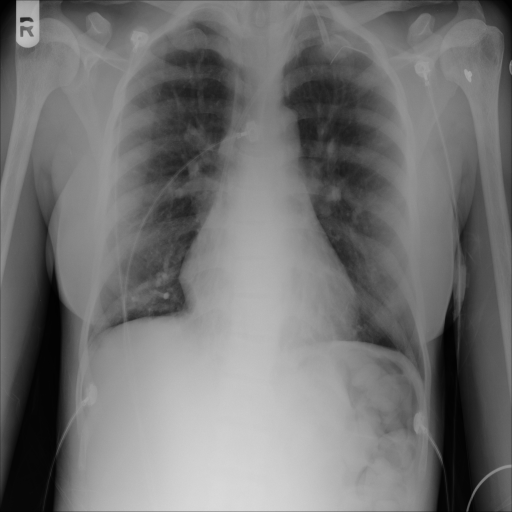
#> input picture reports/failure_catalogue_images/artifact_FN_BORDER_00004006_016.png, 1024 x 1024 px (shown at 1/2 size)
$ python -i quality_utils.py   (imports and definitions only)   (older library calls are emulated)
#> lines starting #> are read from the running program, lines starting #| are printed output that depends on the picture; after the words box and inside, x2 and y2 are one past the last pixel; in counts of white or black regions, pixels touching at a corner belong together
from __future__ import annotations

import hashlib
import math
from typing import Optional, Tuple

import cv2
import numpy as np
import torch


# [4 lines left out: function stable_seed, not called in this run]


def as_float_image(image: np.ndarray) -> np.ndarray:
    arr = np.asarray(image, dtype=np.float32)

    if arr.ndim == 3:
        arr = arr.mean(axis=-1)

    if arr.size == 0:
        raise ValueError("Empty image array provided")

    arr = np.nan_to_num(arr, nan=0.0, posinf=1.0, neginf=0.0)

    finite = arr[np.isfinite(arr)]
    if finite.size == 0:
        return np.zeros_like(arr, dtype=np.float32)

    min_v = float(finite.min())
    max_v = float(finite.max())

    if min_v < -0.05 or max_v > 1.05:
        lo, hi = np.percentile(finite, [1.0, 99.0])
        if float(hi) > float(lo) + 1e-6:
            arr = (arr - float(lo)) / (float(hi) - float(lo))

    return np.clip(arr, 0.0, 1.0).astype(np.float32)


def _fill_holes(binary_mask: np.ndarray) -> np.ndarray:
    mask = np.ascontiguousarray(binary_mask.astype(np.uint8))
    h, w = mask.shape[:2]
    flood = mask.copy()
    flood_mask = np.zeros((h + 2, w + 2), dtype=np.uint8)
    cv2.floodFill(flood, flood_mask, (0, 0), 1)
    flood_inv = 1 - flood
    filled = np.maximum(mask, flood_inv)
    return filled.astype(np.uint8)


def keep_largest_components(binary_mask: np.ndarray, max_components: int = 1) -> np.ndarray:
    mask = (np.asarray(binary_mask) > 0).astype(np.uint8)
    num_labels, labels, stats, _ = cv2.connectedComponentsWithStats(mask, connectivity=8)

    if num_labels <= 1 or max_components <= 0:
        return np.zeros_like(mask, dtype=np.uint8)

    areas = []
    for label in range(1, num_labels):
        areas.append((int(stats[label, cv2.CC_STAT_AREA]), label))

    areas.sort(reverse=True)
    keep = {label for _, label in areas[:max_components]}

    out = np.zeros_like(mask, dtype=np.uint8)
    for label in keep:
        out[labels == label] = 1
    return out


def morphological_cleanup(binary_mask: np.ndarray, keep_components: int = 1) -> np.ndarray:
    mask = (np.asarray(binary_mask) > 0).astype(np.uint8)
    if mask.size == 0:
        return mask

    kernel = np.ones((5, 5), dtype=np.uint8)
    mask = cv2.morphologyEx(mask, cv2.MORPH_CLOSE, kernel, iterations=2)
    mask = cv2.morphologyEx(mask, cv2.MORPH_OPEN, kernel, iterations=1)
    mask = _fill_holes(mask)
    mask = keep_largest_components(mask, max_components=keep_components)
    return mask.astype(np.uint8)


def anatomical_foreground_mask(image: np.ndarray) -> np.ndarray:
    img = as_float_image(image)
    blur = cv2.GaussianBlur(img, (7, 7), 0)
    u8 = (blur * 255.0).astype(np.uint8)

    _, otsu = cv2.threshold(u8, 0, 255, cv2.THRESH_BINARY + cv2.THRESH_OTSU)
    mask = otsu > 0

    ratio = float(mask.mean())
    if ratio < 0.05 or ratio > 0.98:
        threshold = max(0.04, float(np.percentile(blur, 20.0)))
        mask = blur > threshold

    ratio = float(mask.mean())
    if ratio < 0.05:
        threshold = max(0.02, float(np.percentile(blur, 10.0)))
        mask = blur > threshold

    mask = morphological_cleanup(mask, keep_components=1)

    if float(mask.mean()) < 0.02:
        mask = np.ones_like(img, dtype=np.uint8)

    return mask.astype(bool)


# [358 lines left out: functions crop_to_mask, normalized_hist_entropy, high_frequency_energy_ratio, weighted_orientation_deg, mask_anchored_orientation_deg, border_contact_fraction and 4 more, not called in this run]

>>> import cv2
>>> picture = cv2.imread('../../reports/failure_catalogue_images/artifact_FN_BORDER_00004006_016.png')
#> picture is the input picture: shape (1024, 1024, 3); min 1, max 227, mean 114.6
>>> result = anatomical_foreground_mask(picture)
#> in as_float_image, `min_v = float(finite.min())`: min_v = 1
#> in as_float_image, `max_v = float(finite.max())`: max_v = 227
#> in as_float_image, `lo, hi = np.percentile(finite, [1.0, 99.0])`: lo = 4; hi = 211
#> in as_float_image, `arr = (arr - float(lo)) / (float(hi) - float(lo))`:
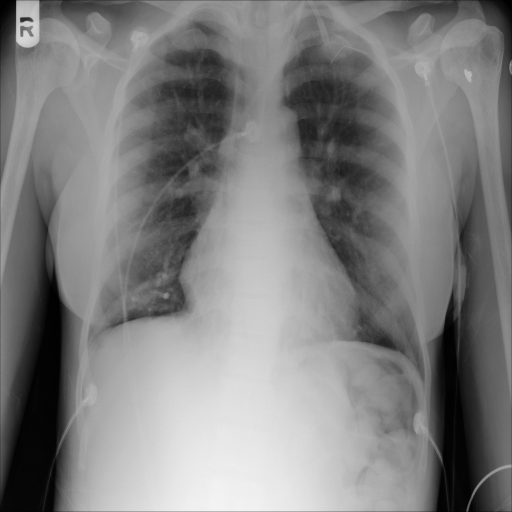
#> arr: shape (1024, 1024) float32 (shown at 1/2 size); min -0.0145, max 1.08, mean 0.534; drawn with min black and max white
#> in anatomical_foreground_mask, `_, otsu = cv2.threshold(u8, 0, 255, cv2.THRESH_BINARY + cv2.THRESH_OTSU)`:
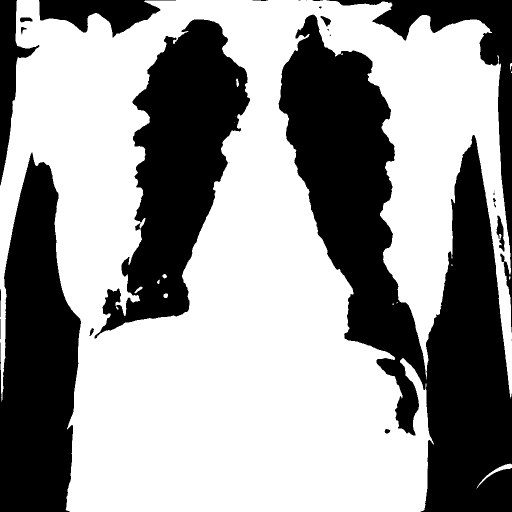
#> otsu: shape (1024, 1024) (shown at 1/2 size); 60.4% white; 28 black regions (10 under 20 px), largest, box (x1, y1, x2, y2) and area: (557, 29, 1024, 1024) 192416, (189, 39, 500, 677) 90149, (0, 305, 162, 1024) 84312
#> in anatomical_foreground_mask, `ratio = float(mask.mean())`: ratio = 0.604
#> in morphological_cleanup, `mask = cv2.morphologyEx(mask, cv2.MORPH_CLOSE, kernel, iterations=2)`:
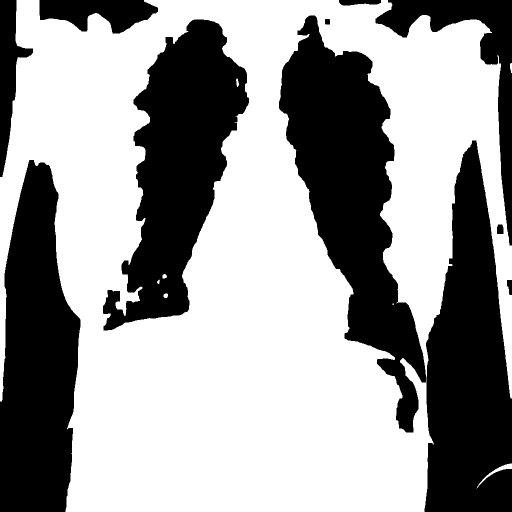
#> mask: shape (1024, 1024) (shown at 1/2 size); values 0 (black) and 1 (white), 60.8% white; 11 black regions, largest, box (x1, y1, x2, y2) and area: (558, 31, 852, 865) 101960, (849, 281, 1024, 1024) 89568, (206, 39, 498, 661) 89255
#> in morphological_cleanup, `mask = cv2.morphologyEx(mask, cv2.MORPH_OPEN, kernel, iterations=1)`: mask: shape (1024, 1024); values 0 (black) and 1 (white), 60.8% white; 10 black regions, largest, box (x1, y1, x2, y2) and area: (558, 31, 1024, 1024) 191913, (206, 39, 498, 661) 89528, (0, 320, 161, 1024) 83920
#> in _fill_holes, `cv2.floodFill(flood, flood_mask, (0, 0), 1)`:
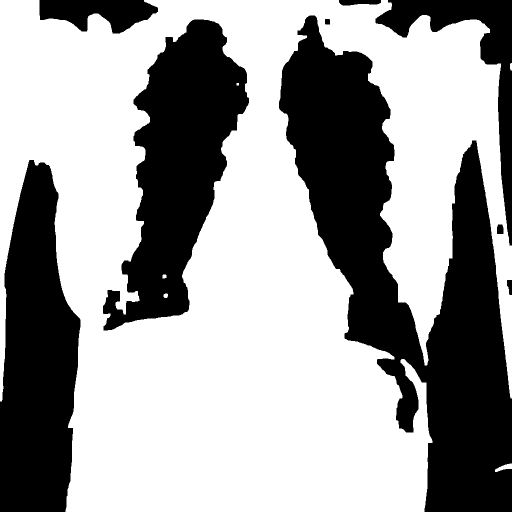
#> flood: shape (1024, 1024) (shown at 1/2 size); values 0 (black) and 1 (white), 61.7% white; 9 black regions, largest, box (x1, y1, x2, y2) and area: (558, 31, 1024, 1024) 191913, (206, 39, 498, 661) 89528, (0, 320, 161, 1024) 83920
#> in _fill_holes, `filled = np.maximum(mask, flood_inv)`:
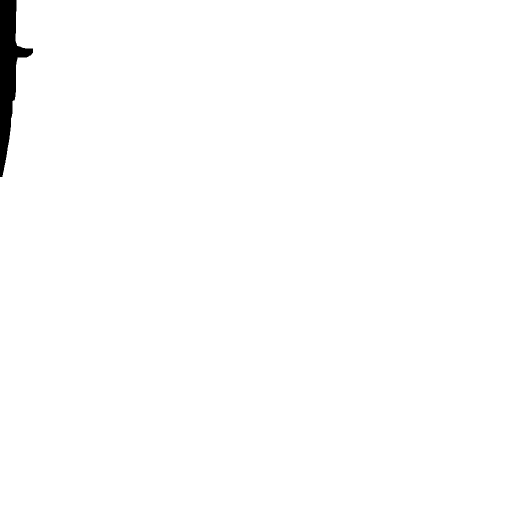
#> filled: shape (1024, 1024) (shown at 1/2 size); values 0 (black) and 1 (white), 99.1% white; 1 black region, box (x1, y1, x2, y2) and area: (0, 0, 66, 354) 9721
#> in keep_largest_components, `num_labels, labels, stats, _ = cv2.connectedComponentsWithStats(mask, ..`: num_labels = 2; stats = [[0, 0, 66, 354, 9721], [0, 0, 1024, 1024, 1038855]]
#> after the loop in keep_largest_components, `for label in range(1, num_labels):`: areas = [(1038855, 1)]
#> in keep_largest_components, `keep = {label for _, label in areas[:max_components]}`: keep = 1 item
#> the loop in keep_largest_components, `for label in keep:` made 1 pass

$ run again, on reports/failure_catalogue_images/artifact_FP_BORDER_00004911_011.png
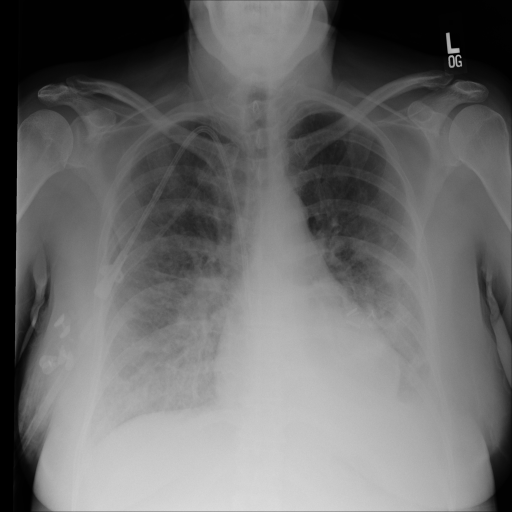
#> input picture reports/failure_catalogue_images/artifact_FP_BORDER_00004911_011.png, 1024 x 1024 px (shown at 1/2 size)
#> picture is the input picture: shape (1024, 1024, 3); min 0, max 229, mean 107.4
#> min_v = 0
#> max_v = 229
#> lo = 0; hi = 211
#> in anatomical_foreground_mask, `_, otsu = cv2.threshold(u8, 0, 255, cv2.THRESH_BINARY + cv2.THRESH_OTSU)`:
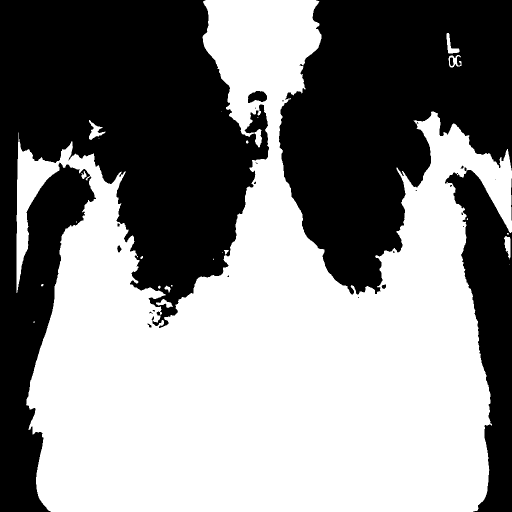
#> otsu: shape (1024, 1024) (shown at 1/2 size); 53.2% white; 27 black regions (16 under 20 px), largest, box (x1, y1, x2, y2) and area: (0, 0, 538, 1024) 268717, (558, 0, 1024, 589) 176928, (890, 335, 1024, 1024) 43957
#> ratio = 0.532
#> flood: shape (1024, 1024); values 0 (black) and 1 (white), 79% white; 5 black regions, box (x1, y1, x2, y2) and area: (559, 0, 1024, 583) 175838, (895, 341, 1024, 1024) 43433, (497, 183, 533, 203) 606, (323, 610, 353, 634) 557, (301, 598, 312, 608) 109
#> filled: shape (1024, 1024); values 0 (black) and 1 (white), 74.6% white; 1 black region, box (x1, y1, x2, y2) and area: (0, 0, 536, 1024) 265894
#> in keep_largest_components, `num_labels, labels, stats, _ = cv2.connectedComponentsWithStats(mask, ..`:
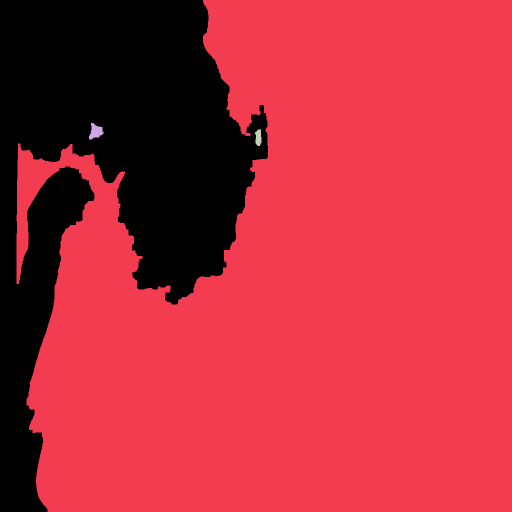
#> labels: shape (1024, 1024) int32 (shown at 1/2 size); 4 distinct labels, from 0 to 3; one colour per label, 0 black
#> num_labels = 4; stats = [[0, 0, 536, 1024, 265894], [33, 0, 991, 1024, 781759], [178, 246, 29, 33, 588], [510, 259, 13, 33, 335]]
#> after the loop in keep_largest_components, `for label in range(1, num_labels):`: areas = [(781759, 1), (588, 2), (335, 3)]
#> keep = 1 item
#> the loop in keep_largest_components, `for label in keep:` made 1 pass

$ run again, on reports/failure_catalogue_images/artifact_FP_REPEAT_00003990_016.png
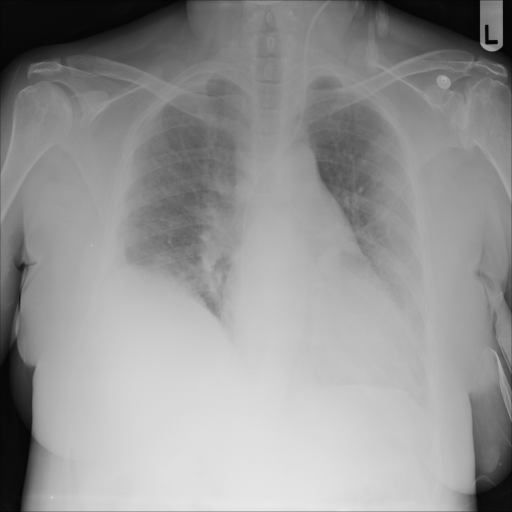
#> input picture reports/failure_catalogue_images/artifact_FP_REPEAT_00003990_016.png, 1024 x 1024 px (shown at 1/2 size)
#> picture is the input picture: shape (1024, 1024, 3); min 2, max 245, mean 148.5
#> min_v = 2
#> max_v = 245
#> lo = 8; hi = 226
#> in anatomical_foreground_mask, `_, otsu = cv2.threshold(u8, 0, 255, cv2.THRESH_BINARY + cv2.THRESH_OTSU)`:
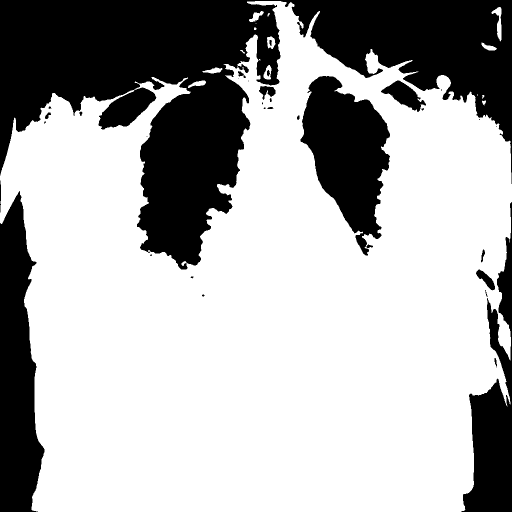
#> otsu: shape (1024, 1024) (shown at 1/2 size); 67.8% white; 35 black regions (14 under 20 px), largest, box (x1, y1, x2, y2) and area: (0, 0, 1024, 539) 225932, (0, 382, 89, 1024) 39320, (601, 152, 780, 511) 36558
#> ratio = 0.678
#> flood: shape (1024, 1024); values 0 (black) and 1 (white), 83.7% white; 9 black regions, largest, box (x1, y1, x2, y2) and area: (583, 0, 1024, 282) 66683, (0, 392, 88, 1024) 39169, (604, 153, 779, 476) 35723
#> filled: shape (1024, 1024); values 0 (black) and 1 (white), 84.5% white; 1 black region, box (x1, y1, x2, y2) and area: (0, 0, 560, 530) 162636
#> in keep_largest_components, `num_labels, labels, stats, _ = cv2.connectedComponentsWithStats(mask, ..`:
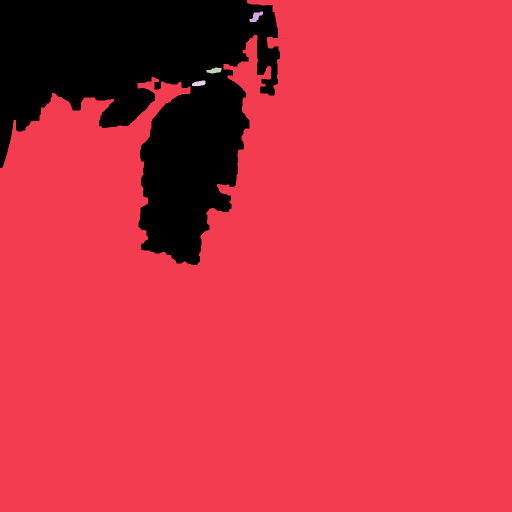
#> labels: shape (1024, 1024) int32 (shown at 1/2 size); 5 distinct labels, from 0 to 4; one colour per label, 0 black
#> num_labels = 5; stats = [[0, 0, 560, 530, 162636], [0, 0, 1024, 1024, 885169], [499, 23, 27, 21, 297], [413, 135, 30, 12, 246], [384, 161, 27, 11, 228]]
#> after the loop in keep_largest_components, `for label in range(1, num_labels):`: areas = [(885169, 1), (297, 2), (246, 3), (228, 4)]
#> keep = 1 item
#> the loop in keep_largest_components, `for label in keep:` made 1 pass
